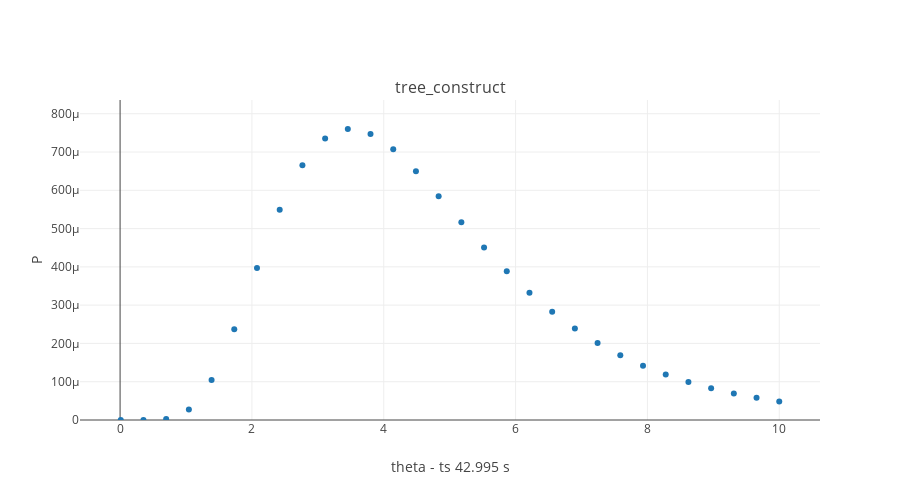

The notebook cell this image was saved under:
### Markdown cell above
### Theta.

### Code cell
from structure_tools.Coal_probab import Ascent_return, tree_ascent
from structure_tools.Coalesce_plots import plot_rec_InfSites

func_names= ['tree_construct']
funcs= [
        Ascent_return      # runUp_balance # tree_construct
       ]

range_theta= np.linspace(0.01,10,30)

plot_rec_InfSites(point_up,root_lib,funcs,func_names,range_theta,height= 500)

### Figure 1 — Plotly figure (JSON) as saved in the notebook; plotly's stock layout.template omitted (floating-point values rounded to 4 significant figures)
{"data": [{"mode": "markers", "name": "tree_construct", "type": "scatter", "uid": "aac4525d-a558-441a-8d73-d3c0444e1df8", "x": [0.01, 0.3545, 0.699, 1.043, 1.388, 1.732, 2.077, 2.421, 2.766, 3.11, 3.455, 3.799, 4.144, 4.488, 4.833, 5.177, 5.522, 5.866, 6.211, 6.555, 6.9, 7.244, 7.589, 7.933, 8.278, 8.622, 8.967, 9.311, 9.656, 10], "xaxis": "x", "y": [5.349e-23, 1.953e-08, 2.668e-06, 2.753e-05, 0.0001044, 0.0002369, 0.0003973, 0.0005491, 0.0006655, 0.0007354, 0.0007599, 0.0007469, 0.0007069, 0.0006501, 0.0005846, 0.0005166, 0.0004504, 0.0003885, 0.0003323, 0.0002824, 0.0002388, 0.0002012, 0.000169, 0.0001417, 0.0001186, 9.918e-05, 8.291e-05, 6.93e-05, 5.794e-05, 4.846e-05], "yaxis": "y"}], "layout": {"annotations": [{"font": {"size": 16}, "showarrow": false, "text": "tree_construct", "x": 0.5, "xanchor": "center", "xref": "paper", "y": 1, "yanchor": "bottom", "yref": "paper"}], "height": 500, "width": 900, "xaxis": {"anchor": "y", "domain": [0, 1], "title": {"text": "theta - ts 42.995 s"}}, "yaxis": {"anchor": "x", "domain": [0, 1], "range": [0, 0.0008358], "title": {"text": "P"}}}}
